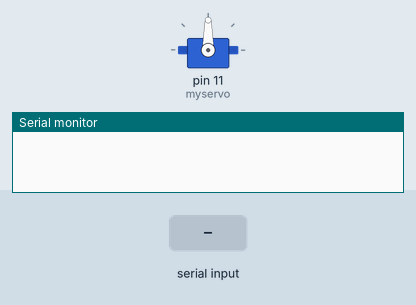
A sketch run on a simulated Arduino Uno, built with avr-gcc and run on an emulated ATmega328P. Shown: servo, the last lines printed to the serial monitor. The test bench sets the inputs (shaded band).

Above: at 1.2 s.
1.3 s: "90,45\n" received over Serial
At 1.7 s:
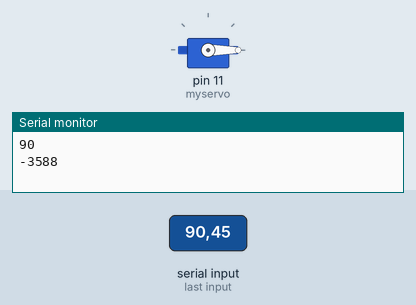
2.8 s: "90\n" received over Serial
At 3.7 s:
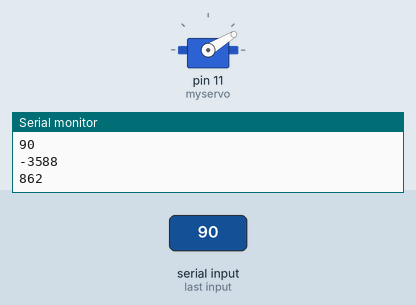
4.3 s: "30,150\n" received over Serial
At 5.0 s:
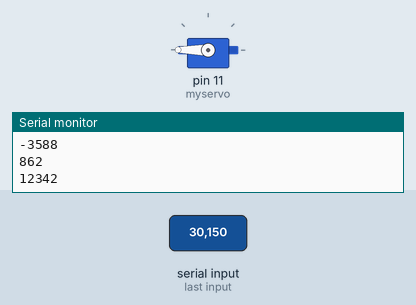
Timing chart, 0 to 7.3 s (numbered marks = the images above; inputs shaded):
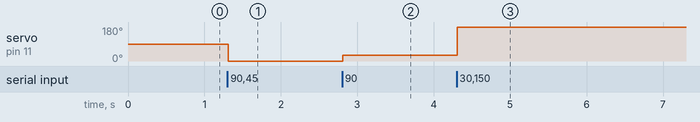

Measured:
- after the input at 1.3 s, servo on pin 11 (myservo): 90° → 0° at once
- after the input at 2.8 s, servo on pin 11 (myservo): 0° → 31° at once
- after the input at 4.3 s, servo on pin 11 (myservo): 31° → 180° at once

The sketch:

servo.ino
```cpp
#include <Servo.h>
Servo myservo;
//char x[5];
int asc,angle,ang=0;
void setup() {
  // put your setup code here, to run once:
  Serial.begin(9600);
myservo.attach(11);
}

void loop() {

  // put your main code here, to run repeatedly:
 if(Serial.available()>0){

  while(Serial.available()){
    asc=Serial.read();
    angle=asc-48;
    ang=(ang*10)+angle;
  }

    Serial.println(ang);
   myservo.write(ang);
   ang=0;
   angle=0;
 }

 delay(10);
}
```
